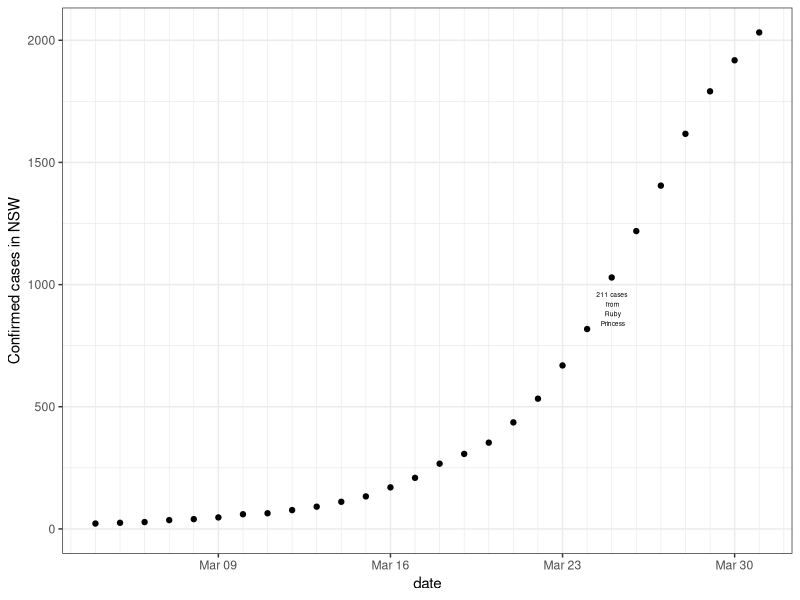
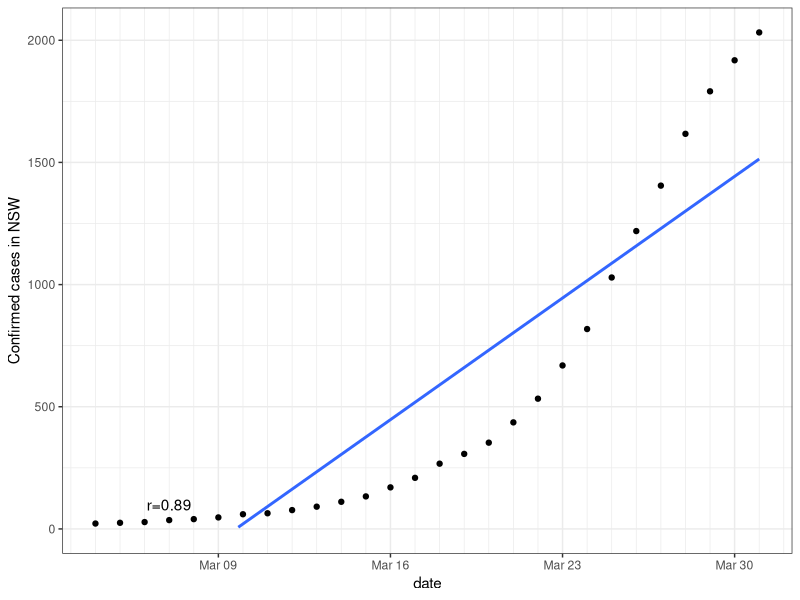
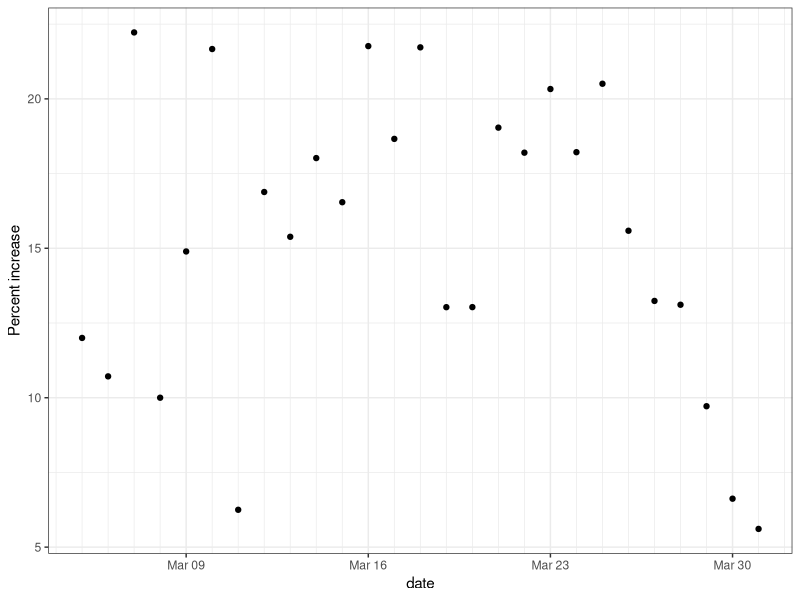
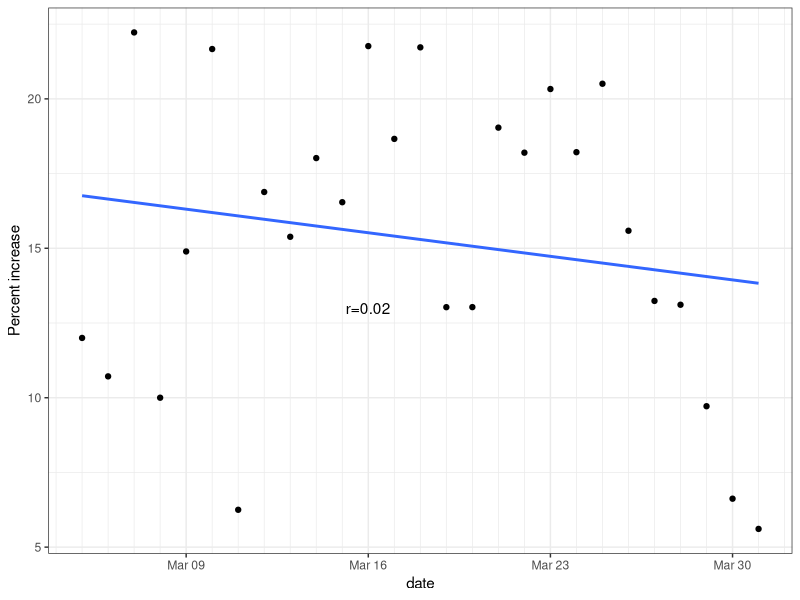
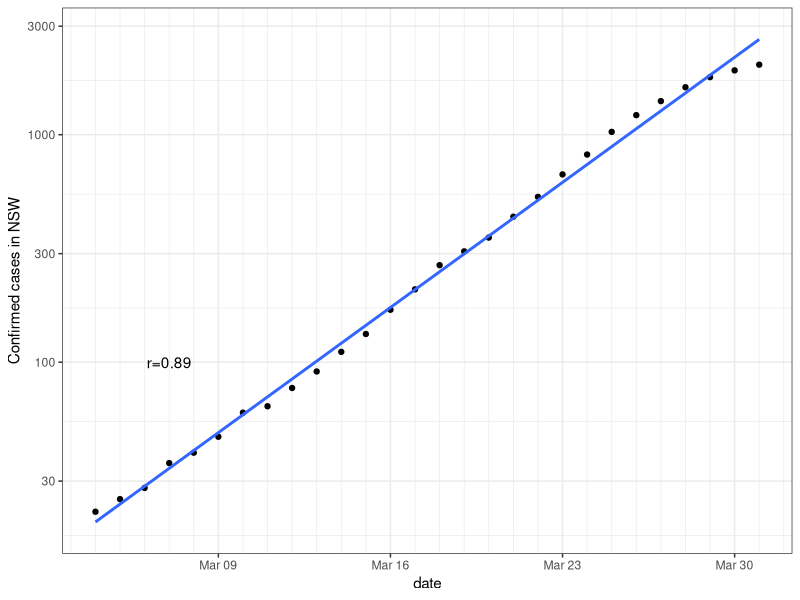
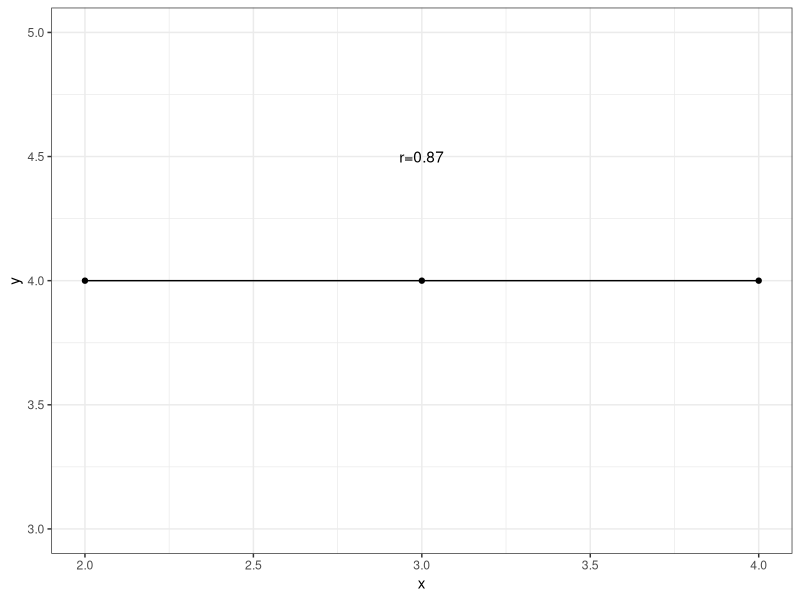

The R source for these figures, in order: (Note: this script raises an error after producing the figures.)
## ---- chunk 1
knitr::opts_chunk$set(echo = TRUE)
## ---- chunk 2
NSW<-data.frame( cases= c(22,25,28,36,40,47,60,64,77,91,111,133,170,209,267,307,353,436,533,669,818,1029,1219,1405,1617,1791,1918,2032) ) #19 March
#NSW$increase = c(0, 6, 8, 4, 7, 13, 4, 12, 14, 20, 14, 22, 37))  
NSW$date <- seq(as.Date("2020/3/4"), by = "day", length.out = length(NSW$cases))
saveRDS(NSW, file="NSWcases.Rda") #for use by other scripts, like COVD19questions.Rmd
## ---- chunk 3
require(ggplot2)
NSWcor<-cor.test(as.numeric(NSW$date),NSW$cases) 
g<-ggplot( data = NSW, aes( date, cases )) + geom_point() + theme_bw() + ylab("Confirmed cases in NSW") + scale_x_date(date_minor_breaks=("1 days")) + ylim(0,NA) +   annotate("text",x=as.Date("2020/3/25"),y=900, label="211 cases\n from\n Ruby\n Princess",size=1.7)
##79 cases from the Ovation of the Seas which docked 18 March
show(g)
## ---- chunk 4

g<-ggplot( data = NSW, aes( date, cases )) + geom_point() + theme_bw() + ylab("Confirmed cases in NSW") + scale_x_date(date_minor_breaks=("1 days")) +
  geom_smooth(method='lm', fill=NA) +  ylim(0,NA) +
  annotate("text",x=as.Date("2020/3/7"),y=100, label=paste0("r=",round(NSWcor$estimate,2)), parse=FALSE) 
show(g)
## ---- chunk 5

#Calculate proportional increase
increase<-diff(NSW$cases)
increase<-c(0,increase) #pad with 0 for first item
NSW$increase <- increase
excludeFirst <- tail(NSW,-1)

h<-ggplot( data = excludeFirst, aes( date, 100*increase/cases )) + geom_point() + theme_bw() + ylab("Percent increase") + scale_x_date(date_minor_breaks=("1 days"))
show(h)

## ---- chunk 6
NSWcori<-cor.test(as.numeric(NSW$date),NSW$increase/NSW$cases) 
h<-ggplot( data = excludeFirst, aes( date, 100*increase/cases )) + geom_point() + theme_bw() + ylab("Percent increase") + scale_x_date(date_minor_breaks=("1 days")) +
  geom_smooth(method='lm', fill=NA) + 
  annotate("text",x=as.Date("2020/3/16"),y=13, label=paste0("r=",round(NSWcori$estimate,2)), parse=FALSE)
show(h)
## ---- chunk 7

show(g + scale_y_log10())

## ---- chunk 8

flatLine<- data.frame( x=c(2,3,4), y=c(4,4,4.00000001) )
flatCor<-cor.test(flatLine$x,flatLine$y) 

ggplot(flatLine,aes(x,y))+
  geom_point() +geom_line() +theme_bw() + ylim(3,5) +
    annotate("text",x=3,y=4.5, label=paste0("r=",round(flatCor$estimate,2)), parse=FALSE)
## ---- chunk 9
knitr::include_graphics("imagesForRmd/masksNoMasksExplainsIt.png")
## ---- chunk 10
knitr::include_graphics("imagesForRmd/maskNoMasksReactions.png")
